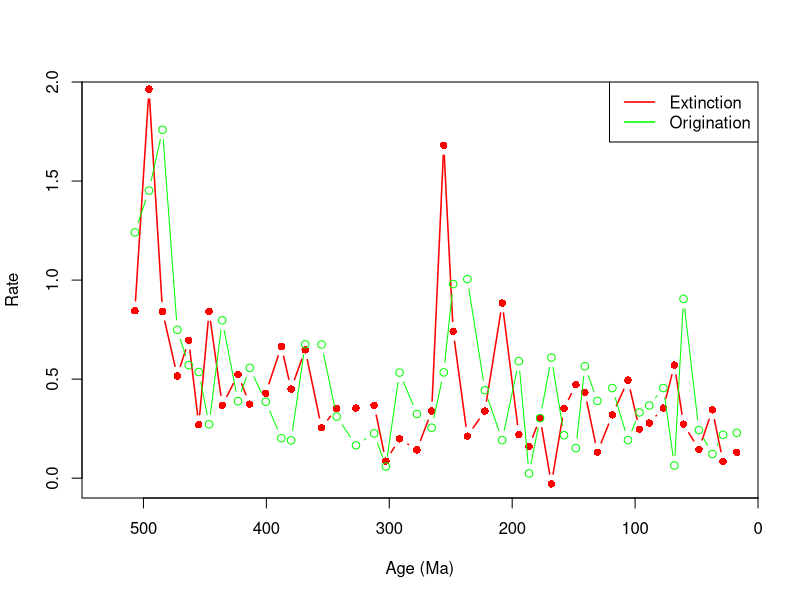
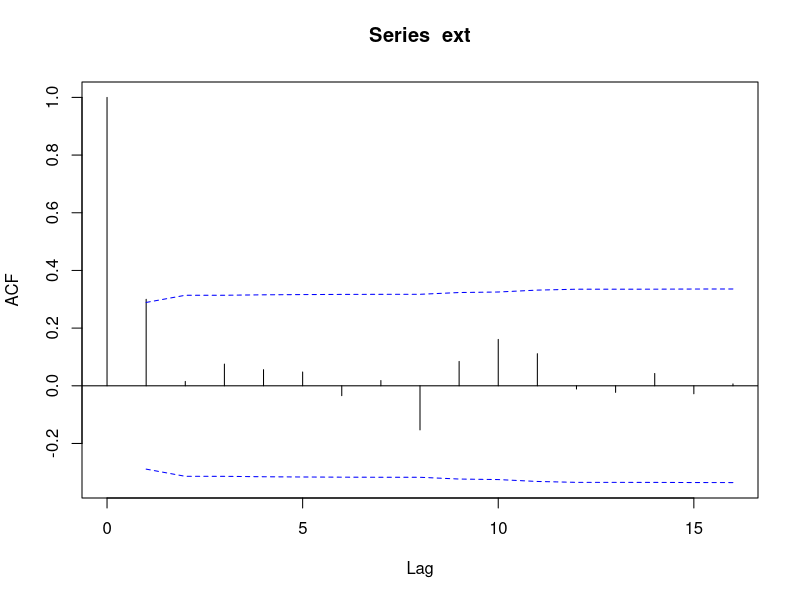
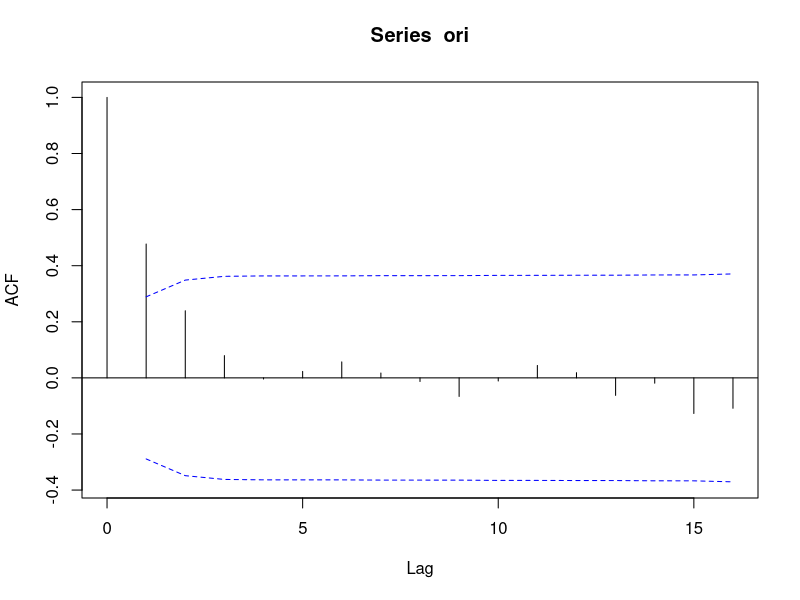
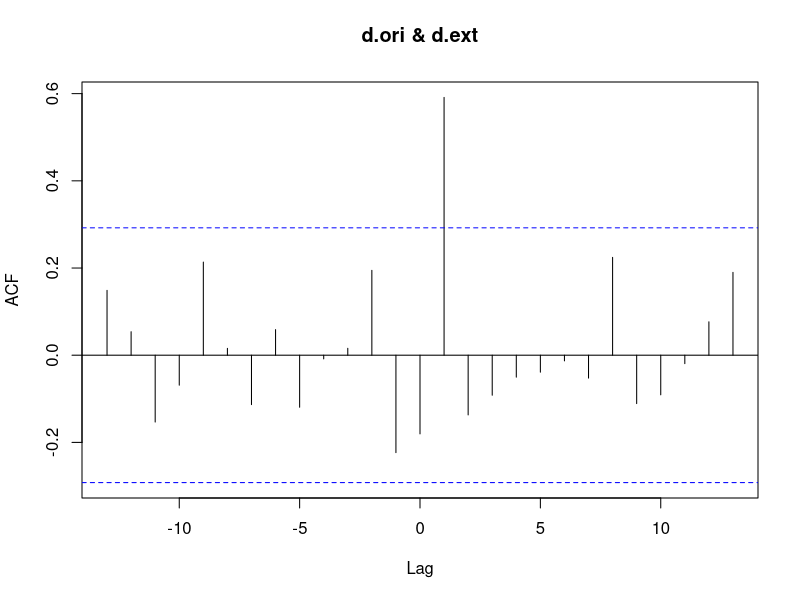
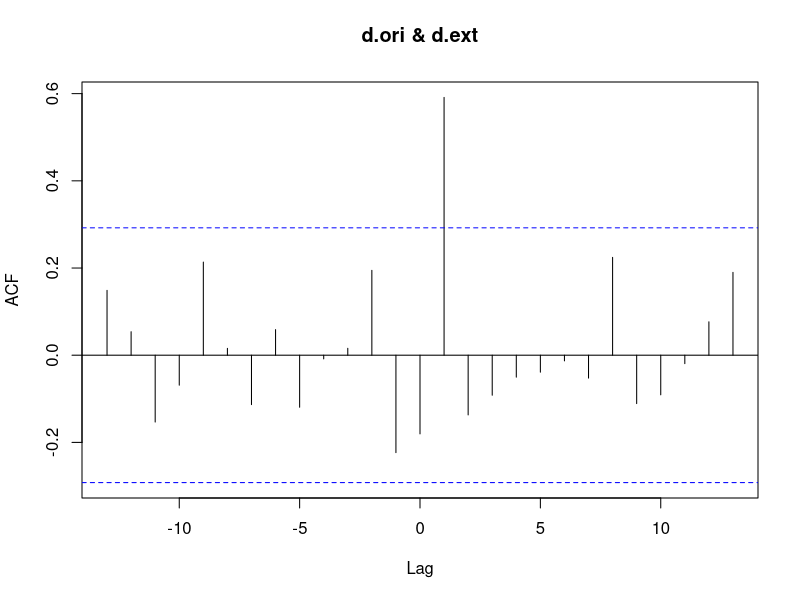
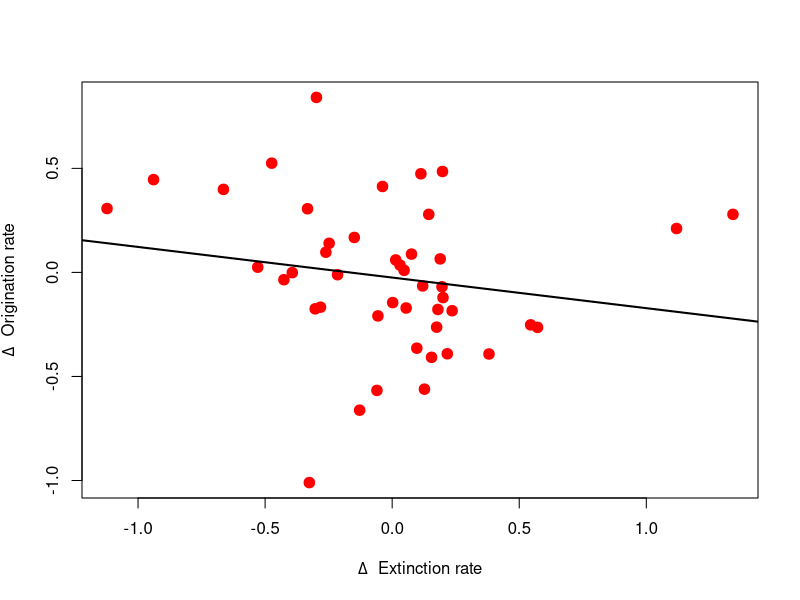
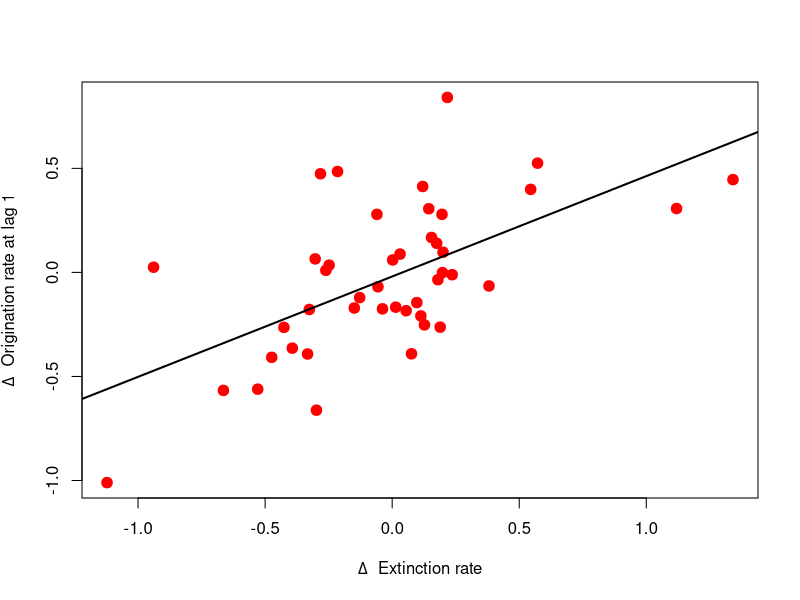
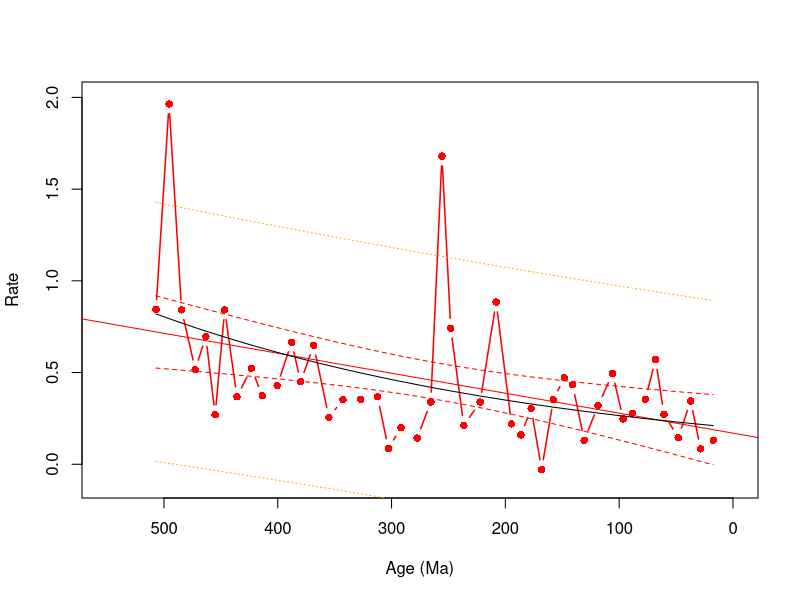

Write the R code that produced these figures, in order.


# Load Results from PBDB after rarefaction

  pbdb <- read.table(file="ss_curve_TT2500_O1,3W10x.csv", header=TRUE, sep=",")

   pbdb <- pbdb[order(pbdb$Bin),]

   ext <- pbdb$Extinction.rate[pbdb$Bin>2 & pbdb$Bin<49]
   ori <- pbdb$Origination.rate[pbdb$Bin>2 & pbdb$Bin<49]
   age <- pbdb$Midpoint..Ma.[pbdb$Bin>2 & pbdb$Bin<49]


# Plot time series
 op <- par(xaxs="i", yaxs="i")

  th <- 1.5 #Line thickness in plot
 plot(age, ext, xlab="Age (Ma)", ylab="Rate", 
      pch=16, type="b", col="red", lwd=th, xlim=c(550,0), ylim=range(-0.1,2))
    points(age, ori, type="b", col="green")
     legend("topright", lty=1, lwd=th, col=c("red", "green"), legend=c("Extinction", "Origination"))
 par(op)


  acf(ext, ci.type = "ma")
  acf(ori, ci.type = "ma")
 
 # First differences
  d.ext <- diff(ext)
  d.ori <- diff(ori)

 # Cross-correlation
  ccf(d.ori, d.ext)

  x <- ccf(d.ori, d.ext)

 plot(d.ext, d.ori, col="red", xlab=expression(paste(Delta, "  Extinction rate")),
       ylab=expression(paste(Delta, "  Origination rate")), pch=19, cex=1.4)
  abline(lm(d.ori~d.ext), lwd=2) 

  cor.test(d.ext, d.ori)

 d.ex <- c(NA, d.ext)
 d.or <- c(d.ori, NA)

 cbind(d.ex, d.or)

 plot(d.ex, d.or, col="red", xlab=expression(paste(Delta, "  Extinction rate")),
       ylab=expression(paste(Delta, "  Origination rate at lag 1")), pch=19, cex=1.4)
  abline(lm(d.or~d.ex), lwd=2) 

  cor.test(d.ex, d.or)

##########
 # Now implement generalized differencing before testing for cross-correlation



##################################

# Temporal trend
 # Show extinction trend
   ext.lm <- lm(ext~age)
  plot(age, ext, xlab="Age (Ma)", ylab="Rate", 
      pch=16, type="b", col="red", lwd=th, xlim=c(550,0), ylim=range(-0.1,2))
    abline(ext.lm, col="red") 
  # confidence intervals
    prd <- predict(ext.lm,newdata=data.frame(x=age),interval = c("confidence"), 
                   level = 0.95, type="response") # confidence for regression line
    prd2 <- predict(ext.lm,newdata=data.frame(x=age), interval = c("prediction"), 
                level = 0.95, type="response") # confidence for predicted values
  lines(age, prd[,2],col="red",lty=2)
  lines(age,  prd[,3],col="red",lty=2)
   lines(age, prd2[,2],col="orange",lty=3)
   lines(age,  prd2[,3],col="orange",lty=3)
 
 # Test significance
  cor.test(age, ext)
  cor.test(age, ori)

  cor.test(age, ext, method="spearman")
  cor.test(age, ori, method="spearman")

 
 # Test for exponential decline
 # fit non-linear model
   ext.exp <- nls(ext ~ exp(a + b * age),  start = list(a = 0, b = 0))
 
      lines(age, predict(ext.exp, list(x = age)))
 
   ext.exp <- lm(ext ~ age + I(age^2))
 
 # Which fit is better?
   summary(ext.lm)
   summary(ext.exp)
 
    AIC(ext.lm)
    AIC(ext.exp)
 

 
 ###################################
 
 
# Remove long-term trend and plot
   bck <- lm(ext~age)

  dt.ext <- ext - (bck$coefficients[2]*age + bck$coefficients[1]) 
  dt.ext2 <- resid(lm(ext ~ seq(along = age))) #another method to do the same

 # Plot results
 plot(age, dt.ext, xlab="Age (Ma)", ylab="Rate", 
      pch=16, type="b", col="red", lwd=th, xlim=c(550,0))

 # Make all values positive
 plot(age, dt.ext+abs(min(dt.ext)), xlab="Age (Ma)", ylab="Rate", 
      pch=16, type="b", col="red", lwd=th, xlim=c(550,0))

 